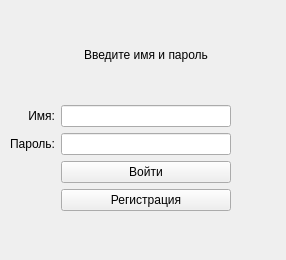
<?xml version="1.0" encoding="UTF-8"?>
<ui version="4.0">
 <class>AuthorizationWindow</class>
 <widget class="QWidget" name="AuthorizationWindow">
  <property name="geometry">
   <rect>
    <x>0</x>
    <y>0</y>
    <width>286</width>
    <height>260</height>
   </rect>
  </property>
  <property name="windowTitle">
   <string>Form</string>
  </property>
  <widget class="QWidget" name="gridLayoutWidget">
   <property name="geometry">
    <rect>
     <x>10</x>
     <y>10</y>
     <width>221</width>
     <height>201</height>
    </rect>
   </property>
   <layout class="QGridLayout" name="gridLayout">
    <item row="4" column="2">
     <widget class="QPushButton" name="pushButtonRegistration">
      <property name="text">
       <string>Регистрация</string>
      </property>
     </widget>
    </item>
    <item row="3" column="2">
     <widget class="QPushButton" name="pushButtonIn">
      <property name="text">
       <string>Войти</string>
      </property>
     </widget>
    </item>
    <item row="1" column="2">
     <widget class="QLineEdit" name="lineEditName"/>
    </item>
    <item row="2" column="2">
     <widget class="QLineEdit" name="lineEditPassword"/>
    </item>
    <item row="0" column="2">
     <widget class="QLabel" name="label_2">
      <property name="text">
       <string>Введите имя и пароль</string>
      </property>
      <property name="scaledContents">
       <bool>false</bool>
      </property>
      <property name="alignment">
       <set>Qt::AlignCenter</set>
      </property>
     </widget>
    </item>
    <item row="1" column="0">
     <widget class="QLabel" name="label">
      <property name="text">
       <string>Имя:</string>
      </property>
      <property name="alignment">
       <set>Qt::AlignRight|Qt::AlignTrailing|Qt::AlignVCenter</set>
      </property>
     </widget>
    </item>
    <item row="2" column="0">
     <widget class="QLabel" name="label_3">
      <property name="text">
       <string>Пароль:</string>
      </property>
      <property name="alignment">
       <set>Qt::AlignRight|Qt::AlignTrailing|Qt::AlignVCenter</set>
      </property>
     </widget>
    </item>
   </layout>
  </widget>
 </widget>
 <resources/>
 <connections/>
</ui>
